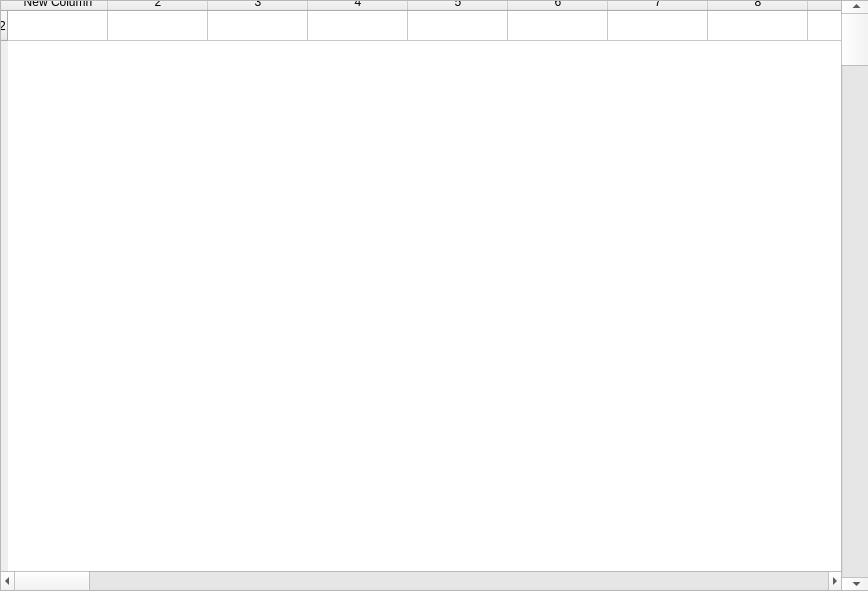
<?xml version="1.0" encoding="UTF-8"?>
<ui version="4.0">
 <class>Form</class>
 <widget class="QWidget" name="Form">
  <property name="geometry">
   <rect>
    <x>0</x>
    <y>0</y>
    <width>868</width>
    <height>591</height>
   </rect>
  </property>
  <property name="windowTitle">
   <string>Form</string>
  </property>
  <widget class="QScrollArea" name="scrollArea">
   <property name="geometry">
    <rect>
     <x>0</x>
     <y>0</y>
     <width>871</width>
     <height>591</height>
    </rect>
   </property>
   <property name="widgetResizable">
    <bool>true</bool>
   </property>
   <widget class="QWidget" name="scrollAreaWidgetContents">
    <property name="geometry">
     <rect>
      <x>0</x>
      <y>0</y>
      <width>869</width>
      <height>589</height>
     </rect>
    </property>
    <widget class="QTableWidget" name="tableWidget">
     <property name="geometry">
      <rect>
       <x>-5</x>
       <y>-9</y>
       <width>871</width>
       <height>601</height>
      </rect>
     </property>
     <property name="columnCount">
      <number>9</number>
     </property>
     <row>
      <property name="text">
       <string>2</string>
      </property>
     </row>
     <column>
      <property name="text">
       <string>New Column</string>
      </property>
     </column>
     <column/>
     <column/>
     <column/>
     <column/>
     <column/>
     <column/>
     <column/>
     <column/>
    </widget>
    <widget class="QScrollBar" name="horizontalScrollBar">
     <property name="geometry">
      <rect>
       <x>0</x>
       <y>570</y>
       <width>841</width>
       <height>20</height>
      </rect>
     </property>
     <property name="orientation">
      <enum>Qt::Horizontal</enum>
     </property>
    </widget>
    <widget class="QScrollBar" name="verticalScrollBar">
     <property name="geometry">
      <rect>
       <x>840</x>
       <y>-1</y>
       <width>31</width>
       <height>591</height>
      </rect>
     </property>
     <property name="orientation">
      <enum>Qt::Vertical</enum>
     </property>
    </widget>
   </widget>
  </widget>
 </widget>
 <resources/>
 <connections/>
</ui>
